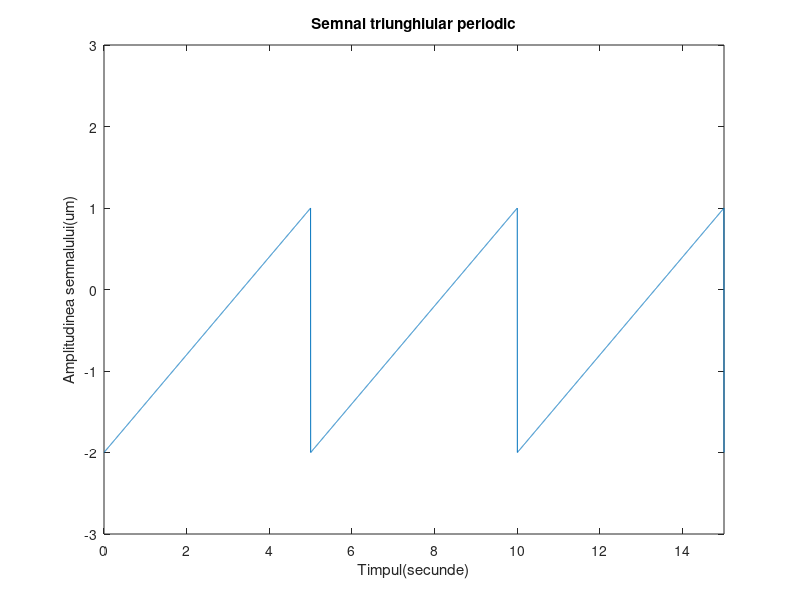

Write the MATLAB code that produced this figure.
t=0:.002:15;
%se urmareste reprezentarea a 3 perioade ale semnalului cu perioada de 5s 
%cu rezolutie temporara de 200ms
x=1.5*sawtooth(2*pi*0.2*t)-0.5;
%se noteaza x=sawtooth(2*pi*0.2*t)inclusa in intervalul -1:1
%se considera o transformare liniara de forma y=a*x+b pentru a ajunge la cele
%doua nivele de minim si maxim dorite(determinarea coeficietilor)
%cum perioada este 5 secunde, frecventa este de 0.2 Hz
%prin 2*pi*0.5*t se modifica perioada functiei sawtooth care e initial 2*pi
plot(t,x)
axis([0 15 -3 3])
%se limiteaza axele de coordonate pe orizontala pentru a se afisa cele 3
% perioade
xlabel('Timpul(secunde)')
ylabel('Amplitudinea semnalului(um)')
title('Semnal triunghiular periodic')
